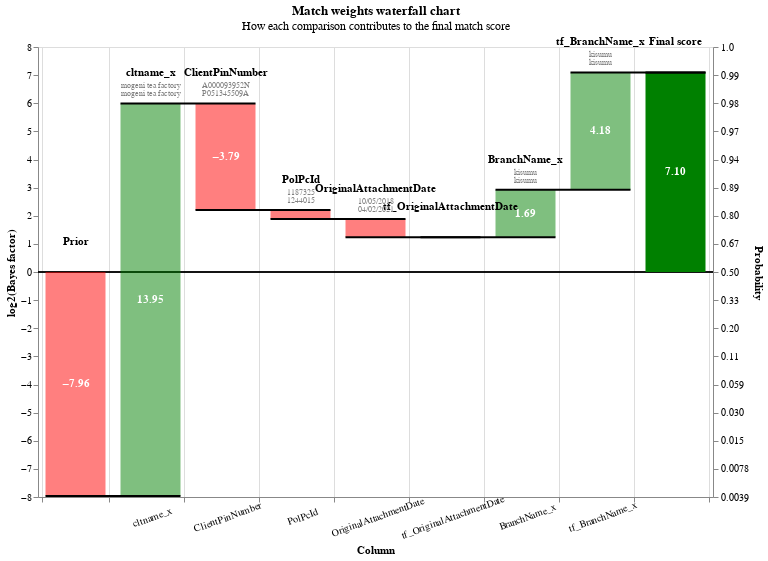

Notebook source saved alongside this figure:
### Code cell
records_to_view  = df_predictions.as_record_dict(limit=5)
linker.waterfall_chart(records_to_view, filter_nulls=False)

### Figure 1 — Vega-Lite specification as saved in the notebook (floating-point values rounded to 4 significant figures)
{"config": {"view": {"continuousWidth": 400, "continuousHeight": 300}}, "layer": [{"layer": [{"mark": "rule", "encoding": {"color": {"value": "black"}, "size": {"value": 0.5}, "y": {"field": "zero", "type": "quantitative"}}}, {"mark": {"type": "bar", "width": 60}, "encoding": {"color": {"condition": {"test": "(datum.log2_bayes_factor < 0)", "value": "red"}, "value": "green"}, "opacity": {"condition": {"test": "datum.column_name == 'Prior match weight' || datum.column_name == 'Final score'", "value": 1}, "value": 0.5}, "tooltip": [{"field": "column_name", "title": "Comparison column", "type": "nominal"}, {"field": "value_l", "title": "Value (L)", "type": "nominal"}, {"field": "value_r", "title": "Value (R)", "type": "nominal"}, {"field": "label_for_charts", "title": "Label", "type": "ordinal"}, {"field": "sql_condition", "title": "SQL condition", "type": "nominal"}, {"field": "comparison_vector_value", "title": "Comparison vector value", "type": "nominal"}, {"field": "bayes_factor", "format": ",.4f", "title": "Bayes factor = m/u", "type": "quantitative"}, {"field": "log2_bayes_factor", "format": ",.4f", "title": "Match weight = log2(m/u)", "type": "quantitative"}, {"field": "prob", "format": ".4f", "title": "Adjusted match score", "type": "quantitative"}, {"field": "bayes_factor_description", "title": "Match weight description", "type": "nominal"}], "x": {"axis": {"grid": true, "labelAlign": "center", "labelAngle": -20, "labelExpr": "datum.value == 'Prior' || datum.value == 'Final score' ? '' : datum.value", "labelPadding": 10, "tickBand": "extent", "title": "Column"}, "field": "column_name", "sort": {"field": "bar_sort_order", "order": "ascending"}, "type": "nominal"}, "y": {"axis": {"grid": false, "orient": "left", "title": "log2(Bayes factor)"}, "field": "previous_sum", "type": "quantitative"}, "y2": {"field": "sum"}}}, {"mark": {"type": "text", "fontWeight": "bold"}, "encoding": {"color": {"value": "white"}, "text": {"condition": {"test": "abs(datum.log2_bayes_factor) > 1", "field": "log2_bayes_factor", "format": ".2f", "type": "nominal"}, "value": ""}, "x": {"axis": {"labelAngle": -20, "title": "Column"}, "field": "column_name", "sort": {"field": "bar_sort_order", "order": "ascending"}, "type": "nominal"}, "y": {"axis": {"orient": "left"}, "field": "center", "type": "quantitative"}}}, {"mark": {"type": "text", "baseline": "bottom", "dy": -25, "fontWeight": "bold"}, "encoding": {"color": {"value": "black"}, "text": {"field": "column_name", "type": "nominal"}, "x": {"axis": {"labelAngle": -20, "title": "Column"}, "field": "column_name", "sort": {"field": "bar_sort_order", "order": "ascending"}, "type": "nominal"}, "y": {"field": "sum_top", "type": "quantitative"}}}, {"mark": {"type": "text", "baseline": "bottom", "dy": -13, "fontSize": 8}, "encoding": {"color": {"value": "grey"}, "text": {"field": "value_l", "type": "nominal"}, "x": {"axis": {"labelAngle": -20, "title": "Column"}, "field": "column_name", "sort": {"field": "bar_sort_order", "order": "ascending"}, "type": "nominal"}, "y": {"field": "sum_top", "type": "quantitative"}}}, {"mark": {"type": "text", "baseline": "bottom", "dy": -5, "fontSize": 8}, "encoding": {"color": {"value": "grey"}, "text": {"field": "value_r", "type": "nominal"}, "x": {"axis": {"labelAngle": -20, "title": "Column"}, "field": "column_name", "sort": {"field": "bar_sort_order", "order": "ascending"}, "type": "nominal"}, "y": {"field": "sum_top", "type": "quantitative"}}}]}, {"mark": {"type": "rule", "color": "black", "strokeWidth": 2, "x2Offset": 30, "xOffset": -30}, "encoding": {"x": {"axis": {"labelAngle": -20, "title": "Column"}, "field": "column_name", "sort": {"field": "bar_sort_order", "order": "ascending"}, "type": "nominal"}, "x2": {"field": "lead"}, "y": {"axis": {"labelExpr": "format(1 / (1 + pow(2, -1*datum.value)), '.2r')", "orient": "right", "title": "Probability"}, "field": "sum", "scale": {"zero": false}, "type": "quantitative"}}}], "data": {"name": "data-87c6bdde6dff79586a0c8642f450870c"}, "height": 450, "params": [{"name": "record_number", "bind": {"input": "range", "max": 4, "min": 0, "step": 1}, "value": 0}], "resolve": {"axis": {"y": "independent"}}, "title": {"text": "Match weights waterfall chart", "subtitle": "How each comparison contributes to the final match score"}, "transform": [{"filter": "(datum.record_number == record_number)"}, {"window": [{"op": "sum", "field": "log2_bayes_factor", "as": "sum"}, {"op": "lead", "field": "column_name", "as": "lead"}], "frame": [null, 0]}, {"calculate": "datum.column_name === \"Final score\" ? datum.sum - datum.log2_bayes_factor : datum.sum", "as": "sum"}, {"calculate": "datum.lead === null ? datum.column_name : datum.lead", "as": "lead"}, {"calculate": "datum.column_name === \"Final score\" || datum.column_name === \"Prior match weight\" ? 0 : datum.sum - datum.log2_bayes_factor", "as": "previous_sum"}, {"calculate": "datum.sum > datum.previous_sum ? datum.column_name : \"\"", "as": "top_label"}, {"calculate": "datum.sum < datum.previous_sum ? datum.column_name : \"\"", "as": "bottom_label"}, {"calculate": "datum.sum > datum.previous_sum ? datum.sum : datum.previous_sum", "as": "sum_top"}, {"calculate": "datum.sum < datum.previous_sum ? datum.sum : datum.previous_sum", "as": "sum_bottom"}, {"calculate": "(datum.sum + datum.previous_sum) / 2", "as": "center"}, {"calculate": "(datum.log2_bayes_factor > 0 ? \"+\" : \"\") + datum.log2_bayes_factor", "as": "text_log2_bayes_factor"}, {"calculate": "datum.sum < datum.previous_sum ? 4 : -4", "as": "dy"}, {"calculate": "datum.sum < datum.previous_sum ? \"top\" : \"bottom\"", "as": "baseline"}, {"calculate": "1. / (1 + pow(2, -1.*datum.sum))", "as": "prob"}, {"calculate": "0*datum.sum", "as": "zero"}], "width": {"step": 75}, "$schema": "https://vega.github.io/schema/vega-lite/v5.9.3.json", "datasets": {"data-87c6bdde6dff79586a0c8642f450870c": [{"column_name": "Prior", "label_for_charts": "Starting match weight (prior)", "sql_condition": null, "log2_bayes_factor": -7.96, "bayes_factor": 0.004016, "comparison_vector_value": null, "m_probability": null, "u_probability": null, "bayes_factor_description": null, "value_l": "", "value_r": "", "term_frequency_adjustment": null, "bar_sort_order": 0, "record_number": 0}, {"column_name": "cltname_x", "label_for_charts": "Exact match", "sql_condition": "\"cltname_x_l\" = \"cltname_x_r\"", "log2_bayes_factor": 13.95, "bayes_factor": 15850.0, "comparison_vector_value": 2, "m_probability": 0.9411, "u_probability": 5.937e-05, "bayes_factor_description": "If comparison level is `exact match` then comparison is 15,852.34 times more likely to be a match", "value_l": "mogeni tea factory", "value_r": "mogeni tea factory", "term_frequency_adjustment": false, "bar_sort_order": 1, "record_number": 0}, {"column_name": "ClientPinNumber", "label_for_charts": "All other comparisons", "sql_condition": "ELSE", "log2_bayes_factor": -3.79, "bayes_factor": 0.07228, "comparison_vector_value": 0, "m_probability": 0.07181, "u_probability": 0.9935, "bayes_factor_description": "If comparison level is `all other comparisons` then comparison is  13.84 times less likely to be a match", "value_l": "A000093952N", "value_r": "P051345509A", "term_frequency_adjustment": false, "bar_sort_order": 2, "record_number": 0}, {"column_name": "PolPcId", "label_for_charts": "All other comparisons", "sql_condition": "ELSE", "log2_bayes_factor": -0.314, "bayes_factor": 0.8044, "comparison_vector_value": 0, "m_probability": 0.8044, "u_probability": 1.0, "bayes_factor_description": "If comparison level is `all other comparisons` then comparison is  1.24 times less likely to be a match", "value_l": "1187325", "value_r": "1244015", "term_frequency_adjustment": false, "bar_sort_order": 3, "record_number": 0}, {"column_name": "OriginalAttachmentDate", "label_for_charts": "All other comparisons", "sql_condition": "ELSE", "log2_bayes_factor": -0.6531, "bayes_factor": 0.6359, "comparison_vector_value": 0, "m_probability": 0.6352, "u_probability": 0.9989, "bayes_factor_description": "If comparison level is `all other comparisons` then comparison is  1.57 times less likely to be a match", "value_l": "10/05/2018", "value_r": "04/02/2021", "term_frequency_adjustment": false, "bar_sort_order": 4, "record_number": 0}, {"column_name": "tf_OriginalAttachmentDate", "label_for_charts": "All other comparisons", "sql_condition": "ELSE", "log2_bayes_factor": 0.0, "bayes_factor": 1.0, "comparison_vector_value": 0, "m_probability": 0.6352, "u_probability": 0.9989, "bayes_factor_description": "If comparison level is `all other comparisons` then comparison is  1.57 times less likely to be a match", "value_l": "", "value_r": "", "term_frequency_adjustment": true, "bar_sort_order": 5, "record_number": 0}, {"column_name": "BranchName_x", "label_for_charts": "Exact match", "sql_condition": "\"BranchName_x_l\" = \"BranchName_x_r\"", "log2_bayes_factor": 1.686, "bayes_factor": 3.218, "comparison_vector_value": 1, "m_probability": 0.9994, "u_probability": 0.3105, "bayes_factor_description": "If comparison level is `exact match` then comparison is 3.22 times more likely to be a match", "value_l": "kisumu", "value_r": "kisumu", "term_frequency_adjustment": false, "bar_sort_order": 6, "record_number": 0}, {"column_name": "tf_BranchName_x", "label_for_charts": "Term freq adjustment on BranchName_x with weight {cl.tf_adjustment_weight}", "sql_condition": "\"BranchName_x_l\" = \"BranchName_x_r\"", "log2_bayes_factor": 4.175, "bayes_factor": 18.07, "comparison_vector_value": 1, "m_probability": null, "u_probability": null, "bayes_factor_description": "Term frequency adjustment on BranchName_x makes comparison 18.07 times more likely to be a match", "value_l": "kisumu", "value_r": "kisumu", "term_frequency_adjustment": true, "bar_sort_order": 7, "record_number": 0}, {"column_name": "Final score", "label_for_charts": "Final score", "sql_condition": null, "log2_bayes_factor": 7.097, "bayes_factor": 136.9, "comparison_vector_value": null, "m_probability": null, "u_probability": null, "bayes_factor_description": null, "value_l": "", "value_r": "", "term_frequency_adjustment": null, "bar_sort_order": 8, "record_number": 0}, {"column_name": "Prior", "label_for_charts": "Starting match weight (prior)", "sql_condition": null, "log2_bayes_factor": -7.96, "bayes_factor": 0.004016, "comparison_vector_value": null, "m_probability": null, "u_probability": null, "bayes_factor_description": null, "value_l": "", "value_r": "", "term_frequency_adjustment": null, "bar_sort_order": 0, "record_number": 1}, {"column_name": "cltname_x", "label_for_charts": "Exact match", "sql_condition": "\"cltname_x_l\" = \"cltname_x_r\"", "log2_bayes_factor": 13.95, "bayes_factor": 15850.0, "comparison_vector_value": 2, "m_probability": 0.9411, "u_probability": 5.937e-05, "bayes_factor_description": "If comparison level is `exact match` then comparison is 15,852.34 times more likely to be a match", "value_l": "makarim limited", "value_r": "makarim limited", "term_frequency_adjustment": false, "bar_sort_order": 1, "record_number": 1}, {"column_name": "ClientPinNumber", "label_for_charts": "Null", "sql_condition": "\"ClientPinNumber_l\" IS NULL OR \"ClientPinNumber_r\" IS NULL", "log2_bayes_factor": 0.0, "bayes_factor": 1.0, "comparison_vector_value": -1, "m_probability": null, "u_probability": null, "bayes_factor_description": "If comparison level is `null` then comparison is 1.00 times more likely to be a match", "value_l": "P0512548421A", "value_r": "nan", "term_frequency_adjustment": false, "bar_sort_order": 2, "record_number": 1}, {"column_name": "PolPcId", "label_for_charts": "All other comparisons", "sql_condition": "ELSE", "log2_bayes_factor": -0.314, "bayes_factor": 0.8044, "comparison_vector_value": 0, "m_probability": 0.8044, "u_probability": 1.0, "bayes_factor_description": "If comparison level is `all other comparisons` then comparison is  1.24 times less likely to be a match", "value_l": "1107145", "value_r": "1095259", "term_frequency_adjustment": false, "bar_sort_order": 3, "record_number": 1}, {"column_name": "OriginalAttachmentDate", "label_for_charts": "All other comparisons", "sql_condition": "ELSE", "log2_bayes_factor": -0.6531, "bayes_factor": 0.6359, "comparison_vector_value": 0, "m_probability": 0.6352, "u_probability": 0.9989, "bayes_factor_description": "If comparison level is `all other comparisons` then comparison is  1.57 times less likely to be a match", "value_l": "29/05/2013", "value_r": "12/07/2012", "term_frequency_adjustment": false, "bar_sort_order": 4, "record_number": 1}, {"column_name": "tf_OriginalAttachmentDate", "label_for_charts": "All other comparisons", "sql_condition": "ELSE", "log2_bayes_factor": 0.0, "bayes_factor": 1.0, "comparison_vector_value": 0, "m_probability": 0.6352, "u_probability": 0.9989, "bayes_factor_description": "If comparison level is `all other comparisons` then comparison is  1.57 times less likely to be a match", "value_l": "", "value_r": "", "term_frequency_adjustment": true, "bar_sort_order": 5, "record_number": 1}, {"column_name": "BranchName_x", "label_for_charts": "Exact match", "sql_condition": "\"BranchName_x_l\" = \"BranchName_x_r\"", "log2_bayes_factor": 1.686, "bayes_factor": 3.218, "comparison_vector_value": 1, "m_probability": 0.9994, "u_probability": 0.3105, "bayes_factor_description": "If comparison level is `exact match` then comparison is 3.22 times more likely to be a match", "value_l": "williamson house", "value_r": "williamson house", "term_frequency_adjustment": false, "bar_sort_order": 6, "record_number": 1}, {"column_name": "tf_BranchName_x", "label_for_charts": "Term freq adjustment on BranchName_x with weight {cl.tf_adjustment_weight}", "sql_condition": "\"BranchName_x_l\" = \"BranchName_x_r\"", "log2_bayes_factor": 1.374, "bayes_factor": 2.593, "comparison_vector_value": 1, "m_probability": null, "u_probability": null, "bayes_factor_description": "Term frequency adjustment on BranchName_x makes comparison 2.59 times more likely to be a match", "value_l": "williamson house", "value_r": "williamson house", "term_frequency_adjustment": true, "bar_sort_order": 7, "record_number": 1}, {"column_name": "Final score", "label_for_charts": "Final score", "sql_condition": null, "log2_bayes_factor": 8.086, "bayes_factor": 271.7, "comparison_vector_value": null, "m_probability": null, "u_probability": null, "bayes_factor_description": null, "value_l": "", "value_r": "", "term_frequency_adjustment": null, "bar_sort_order": 8, "record_number": 1}, {"column_name": "Prior", "label_for_charts": "Starting match weight (prior)", "sql_condition": null, "log2_bayes_factor": -7.96, "bayes_factor": 0.004016, "comparison_vector_value": null, "m_probability": null, "u_probability": null, "bayes_factor_description": null, "value_l": "", "value_r": "", "term_frequency_adjustment": null, "bar_sort_order": 0, "record_number": 2}, {"column_name": "cltname_x", "label_for_charts": "Exact match", "sql_condition": "\"cltname_x_l\" = \"cltname_x_r\"", "log2_bayes_factor": 13.95, "bayes_factor": 15850.0, "comparison_vector_value": 2, "m_probability": 0.9411, "u_probability": 5.937e-05, "bayes_factor_description": "If comparison level is `exact match` then comparison is 15,852.34 times more likely to be a match", "value_l": "wahome moses j n", "value_r": "wahome moses j n", "term_frequency_adjustment": false, "bar_sort_order": 1, "record_number": 2}, {"column_name": "ClientPinNumber", "label_for_charts": "Exact match", "sql_condition": "\"ClientPinNumber_l\" = \"ClientPinNumber_r\"", "log2_bayes_factor": 7.169, "bayes_factor": 143.9, "comparison_vector_value": 1, "m_probability": 0.9282, "u_probability": 0.006451, "bayes_factor_description": "If comparison level is `exact match` then comparison is 143.87 times more likely to be a match", "value_l": "A001114797F", "value_r": "A001114797F", "term_frequency_adjustment": false, "bar_sort_order": 2, "record_number": 2}, {"column_name": "PolPcId", "label_for_charts": "Exact match", "sql_condition": "\"PolPcId_l\" = \"PolPcId_r\"", "log2_bayes_factor": 13.53, "bayes_factor": 11820.0, "comparison_vector_value": 1, "m_probability": 0.1956, "u_probability": 1.655e-05, "bayes_factor_description": "If comparison level is `exact match` then comparison is 11,823.78 times more likely to be a match", "value_l": "14690", "value_r": "14690", "term_frequency_adjustment": false, "bar_sort_order": 3, "record_number": 2}, {"column_name": "OriginalAttachmentDate", "label_for_charts": "Exact match", "sql_condition": "\"OriginalAttachmentDate_l\" = \"OriginalAttachmentDate_r\"", "log2_bayes_factor": 8.433, "bayes_factor": 345.7, "comparison_vector_value": 1, "m_probability": 0.3648, "u_probability": 0.001055, "bayes_factor_description": "If comparison level is `exact match` then comparison is 345.72 times more likely to be a match", "value_l": "12/05/2010", "value_r": "12/05/2010", "term_frequency_adjustment": false, "bar_sort_order": 4, "record_number": 2}, {"column_name": "tf_OriginalAttachmentDate", "label_for_charts": "Term freq adjustment on OriginalAttachmentDate with weight {cl.tf_adjustment_weight}", "sql_condition": "\"OriginalAttachmentDate_l\" = \"OriginalAttachmentDate_r\"", "log2_bayes_factor": 2.643, "bayes_factor": 6.248, "comparison_vector_value": 1, "m_probability": null, "u_probability": null, "bayes_factor_description": "Term frequency adjustment on OriginalAttachmentDate makes comparison 6.25 times more likely to be a match", "value_l": "12/05/2010", "value_r": "12/05/2010", "term_frequency_adjustment": true, "bar_sort_order": 5, "record_number": 2}, {"column_name": "BranchName_x", "label_for_charts": "Exact match", "sql_condition": "\"BranchName_x_l\" = \"BranchName_x_r\"", "log2_bayes_factor": 1.686, "bayes_factor": 3.218, "comparison_vector_value": 1, "m_probability": 0.9994, "u_probability": 0.3105, "bayes_factor_description": "If comparison level is `exact match` then comparison is 3.22 times more likely to be a match", "value_l": "williamson house", "value_r": "williamson house", "term_frequency_adjustment": false, "bar_sort_order": 6, "record_number": 2}, {"column_name": "tf_BranchName_x", "label_for_charts": "Term freq adjustment on BranchName_x with weight {cl.tf_adjustment_weight}", "sql_condition": "\"BranchName_x_l\" = \"BranchName_x_r\"", "log2_bayes_factor": 1.374, "bayes_factor": 2.593, "comparison_vector_value": 1, "m_probability": null, "u_probability": null, "bayes_factor_description": "Term frequency adjustment on BranchName_x makes comparison 2.59 times more likely to be a match", "value_l": "williamson house", "value_r": "williamson house", "term_frequency_adjustment": true, "bar_sort_order": 7, "record_number": 2}, {"column_name": "Final score", "label_for_charts": "Final score", "sql_condition": null, "log2_bayes_factor": 40.83, "bayes_factor": 1952000000000.0, "comparison_vector_value": null, "m_probability": null, "u_probability": null, "bayes_factor_description": null, "value_l": "", "value_r": "", "term_frequency_adjustment": null, "bar_sort_order": 8, "record_number": 2}, {"column_name": "Prior", "label_for_charts": "Starting match weight (prior)", "sql_condition": null, "log2_bayes_factor": -7.96, "bayes_factor": 0.004016, "comparison_vector_value": null, "m_probability": null, "u_probability": null, "bayes_factor_description": null, "value_l": "", "value_r": "", "term_frequency_adjustment": null, "bar_sort_order": 0, "record_number": 3}, {"column_name": "cltname_x", "label_for_charts": "Exact match", "sql_condition": "\"cltname_x_l\" = \"cltname_x_r\"", "log2_bayes_factor": 13.95, "bayes_factor": 15850.0, "comparison_vector_value": 2, "m_probability": 0.9411, "u_probability": 5.937e-05, "bayes_factor_description": "If comparison level is `exact match` then comparison is 15,852.34 times more likely to be a match", "value_l": "nic bank ltd - loan vehicles", "value_r": "nic bank ltd - loan vehicles", "term_frequency_adjustment": false, "bar_sort_order": 1, "record_number": 3}, {"column_name": "ClientPinNumber", "label_for_charts": "Exact match", "sql_condition": "\"ClientPinNumber_l\" = \"ClientPinNumber_r\"", "log2_bayes_factor": 7.169, "bayes_factor": 143.9, "comparison_vector_value": 1, "m_probability": 0.9282, "u_probability": 0.006451, "bayes_factor_description": "If comparison level is `exact match` then comparison is 143.87 times more likely to be a match", "value_l": "P000595273F", "value_r": "P000595273F", "term_frequency_adjustment": false, "bar_sort_order": 2, "record_number": 3}, {"column_name": "PolPcId", "label_for_charts": "All other comparisons", "sql_condition": "ELSE", "log2_bayes_factor": -0.314, "bayes_factor": 0.8044, "comparison_vector_value": 0, "m_probability": 0.8044, "u_probability": 1.0, "bayes_factor_description": "If comparison level is `all other comparisons` then comparison is  1.24 times less likely to be a match", "value_l": "1179994", "value_r": "1224345", "term_frequency_adjustment": false, "bar_sort_order": 3, "record_number": 3}, {"column_name": "OriginalAttachmentDate", "label_for_charts": "All other comparisons", "sql_condition": "ELSE", "log2_bayes_factor": -0.6531, "bayes_factor": 0.6359, "comparison_vector_value": 0, "m_probability": 0.6352, "u_probability": 0.9989, "bayes_factor_description": "If comparison level is `all other comparisons` then comparison is  1.57 times less likely to be a match", "value_l": "07/08/2017", "value_r": "02/10/2019", "term_frequency_adjustment": false, "bar_sort_order": 4, "record_number": 3}, {"column_name": "tf_OriginalAttachmentDate", "label_for_charts": "All other comparisons", "sql_condition": "ELSE", "log2_bayes_factor": 0.0, "bayes_factor": 1.0, "comparison_vector_value": 0, "m_probability": 0.6352, "u_probability": 0.9989, "bayes_factor_description": "If comparison level is `all other comparisons` then comparison is  1.57 times less likely to be a match", "value_l": "", "value_r": "", "term_frequency_adjustment": true, "bar_sort_order": 5, "record_number": 3}, {"column_name": "BranchName_x", "label_for_charts": "Exact match", "sql_condition": "\"BranchName_x_l\" = \"BranchName_x_r\"", "log2_bayes_factor": 1.686, "bayes_factor": 3.218, "comparison_vector_value": 1, "m_probability": 0.9994, "u_probability": 0.3105, "bayes_factor_description": "If comparison level is `exact match` then comparison is 3.22 times more likely to be a match", "value_l": "nic business", "value_r": "nic business", "term_frequency_adjustment": false, "bar_sort_order": 6, "record_number": 3}, {"column_name": "tf_BranchName_x", "label_for_charts": "Term freq adjustment on BranchName_x with weight {cl.tf_adjustment_weight}", "sql_condition": "\"BranchName_x_l\" = \"BranchName_x_r\"", "log2_bayes_factor": 3.615, "bayes_factor": 12.25, "comparison_vector_value": 1, "m_probability": null, "u_probability": null, "bayes_factor_description": "Term frequency adjustment on BranchName_x makes comparison 12.25 times more likely to be a match", "value_l": "nic business", "value_r": "nic business", "term_frequency_adjustment": true, "bar_sort_order": 7, "record_number": 3}, {"column_name": "Final score", "label_for_charts": "Final score", "sql_condition": null, "log2_bayes_factor": 17.5, "bayes_factor": 184700.0, "comparison_vector_value": null, "m_probability": null, "u_probability": null, "bayes_factor_description": null, "value_l": "", "value_r": "", "term_frequency_adjustment": null, "bar_sort_order": 8, "record_number": 3}, {"column_name": "Prior", "label_for_charts": "Starting match weight (prior)", "sql_condition": null, "log2_bayes_factor": -7.96, "bayes_factor": 0.004016, "comparison_vector_value": null, "m_probability": null, "u_probability": null, "bayes_factor_description": null, "value_l": "", "value_r": "", "term_frequency_adjustment": null, "bar_sort_order": 0, "record_number": 4}, {"column_name": "cltname_x", "label_for_charts": "Exact match", "sql_condition": "\"cltname_x_l\" = \"cltname_x_r\"", "log2_bayes_factor": 13.95, "bayes_factor": 15850.0, "comparison_vector_value": 2, "m_probability": 0.9411, "u_probability": 5.937e-05, "bayes_factor_description": "If comparison level is `exact match` then comparison is 15,852.34 times more likely to be a match", "value_l": "gal baking limited", "value_r": "gal baking limited", "term_frequency_adjustment": false, "bar_sort_order": 1, "record_number": 4}, {"column_name": "ClientPinNumber", "label_for_charts": "Exact match", "sql_condition": "\"ClientPinNumber_l\" = \"ClientPinNumber_r\"", "log2_bayes_factor": 7.169, "bayes_factor": 143.9, "comparison_vector_value": 1, "m_probability": 0.9282, "u_probability": 0.006451, "bayes_factor_description": "If comparison level is `exact match` then comparison is 143.87 times more likely to be a match", "value_l": "A003168213F", "value_r": "A003168213F", "term_frequency_adjustment": false, "bar_sort_order": 2, "record_number": 4}, {"column_name": "PolPcId", "label_for_charts": "All other comparisons", "sql_condition": "ELSE", "log2_bayes_factor": -0.314, "bayes_factor": 0.8044, "comparison_vector_value": 0, "m_probability": 0.8044, "u_probability": 1.0, "bayes_factor_description": "If comparison level is `all other comparisons` then comparison is  1.24 times less likely to be a match", "value_l": "1172545", "value_r": "1169535", "term_frequency_adjustment": false, "bar_sort_order": 3, "record_number": 4}, {"column_name": "OriginalAttachmentDate", "label_for_charts": "All other comparisons", "sql_condition": "ELSE", "log2_bayes_factor": -0.6531, "bayes_factor": 0.6359, "comparison_vector_value": 0, "m_probability": 0.6352, "u_probability": 0.9989, "bayes_factor_description": "If comparison level is `all other comparisons` then comparison is  1.57 times less likely to be a match", "value_l": "15/05/2017", "value_r": "10/03/2017", "term_frequency_adjustment": false, "bar_sort_order": 4, "record_number": 4}, {"column_name": "tf_OriginalAttachmentDate", "label_for_charts": "All other comparisons", "sql_condition": "ELSE", "log2_bayes_factor": 0.0, "bayes_factor": 1.0, "comparison_vector_value": 0, "m_probability": 0.6352, "u_probability": 0.9989, "bayes_factor_description": "If comparison level is `all other comparisons` then comparison is  1.57 times less likely to be a match", "value_l": "", "value_r": "", "term_frequency_adjustment": true, "bar_sort_order": 5, "record_number": 4}, {"column_name": "BranchName_x", "label_for_charts": "Exact match", "sql_condition": "\"BranchName_x_l\" = \"BranchName_x_r\"", "log2_bayes_factor": 1.686, "bayes_factor": 3.218, "comparison_vector_value": 1, "m_probability": 0.9994, "u_probability": 0.3105, "bayes_factor_description": "If comparison level is `exact match` then comparison is 3.22 times more likely to be a match", "value_l": "meru", "value_r": "meru", "term_frequency_adjustment": false, "bar_sort_order": 6, "record_number": 4}, {"column_name": "tf_BranchName_x", "label_for_charts": "Term freq adjustment on BranchName_x with weight {cl.tf_adjustment_weight}", "sql_condition": "\"BranchName_x_l\" = \"BranchName_x_r\"", "log2_bayes_factor": 4.906, "bayes_factor": 29.99, "comparison_vector_value": 1, "m_probability": null, "u_probability": null, "bayes_factor_description": "Term frequency adjustment on BranchName_x makes comparison 29.99 times more likely to be a match", "value_l": "meru", "value_r": "meru", "term_frequency_adjustment": true, "bar_sort_order": 7, "record_number": 4}, {"column_name": "Final score", "label_for_charts": "Final score", "sql_condition": null, "log2_bayes_factor": 18.79, "bayes_factor": 452200.0, "comparison_vector_value": null, "m_probability": null, "u_probability": null, "bayes_factor_description": null, "value_l": "", "value_r": "", "term_frequency_adjustment": null, "bar_sort_order": 8, "record_number": 4}]}}
